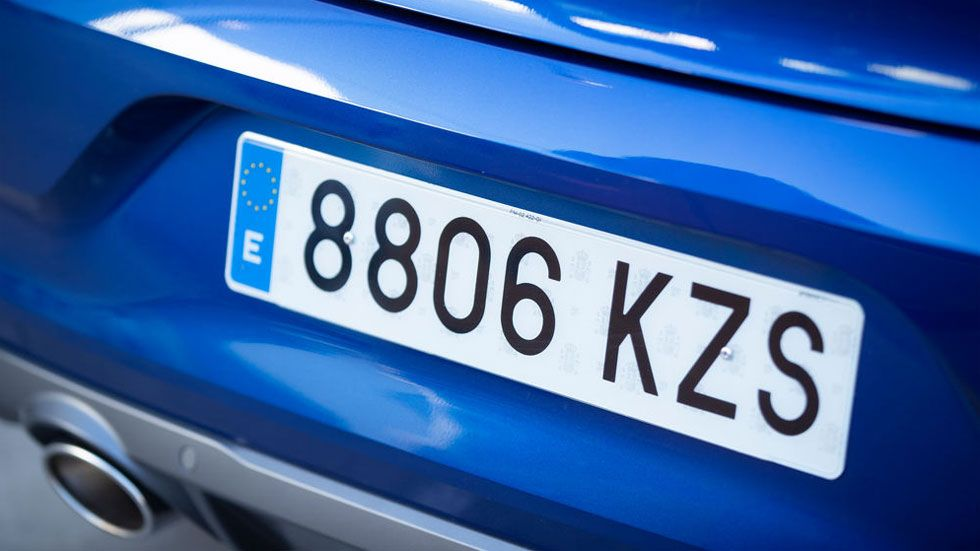
#> input picture img/matricula.jpeg, 980 x 551 px
$ python -i findingCountour.py   (imports and definitions only)
#> lines starting #> are read from the running program, lines starting #| are printed output that depends on the picture; after the words box and inside, x2 and y2 are one past the last pixel; in counts of white or black regions, pixels touching at a corner belong together
#import packages
import cv2
import imutils as im

# Read the image file
NumberPlateCnt = None # will define a contour which will be processed to find the number plate

def findContour(input):
#> called with input = 'img/matricula.jpeg'
    image = cv2.imread(input)
#> image is the input picture: shape (551, 980, 3); mean B, G, R 165.4, 104.3, 61.4

    # Resize the image - change width to 500
    newwidth = 500
    image = im.resize(image, width=newwidth)
#> image: shape (281, 500, 3)

    # RGB to Gray scale conversion
    gray = cv2.cvtColor(image, cv2.COLOR_BGR2GRAY)
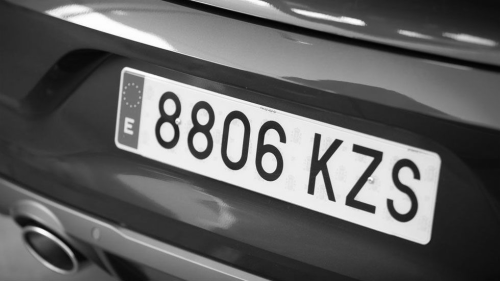
#> gray: shape (281, 500); min 2, max 254, mean 98.5

    # Noise removal with iterative bilateral filter(removes noise while preserving edges)
    d, sigmaColor, sigmaSpace = 11,17,17
    filtered_img = cv2.bilateralFilter(gray, d, sigmaColor, sigmaSpace)

    # Find Edges of the grayscale image
    lower, upper = 170, 200
    edged = cv2.Canny(filtered_img, lower, upper)
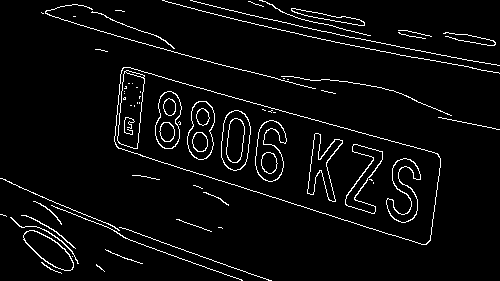
#> edged: shape (281, 500); 4.3% white in thin lines or dots

    # Find contours based on Edges
    cnts,hir = cv2.findContours(edged.copy(), cv2.RETR_LIST, cv2.CHAIN_APPROX_SIMPLE)
#> cnts = 90 contours, 52 with area under 20; largest, box (x1, y1, x2, y2) and area: (114, 67, 441, 245) 28298, (114, 67, 441, 245) 28283, (117, 70, 145, 149) 1530, (117, 71, 145, 149) 1478, (221, 110, 251, 171) 1410; hir = 90 rows, first 6: [1, -1, -1, -1], [2, 0, -1, -1], [3, 1, -1, -1], [4, 2, -1, -1], [5, 3, -1, -1], [6, 4, -1, -1]

    cnts=sorted(cnts, key = cv2.contourArea, reverse = True)[:10]
#> cnts = 10 contours; largest, box (x1, y1, x2, y2) and area: (114, 67, 441, 245) 28298, (114, 67, 441, 245) 28283, (117, 70, 145, 149) 1530, (117, 71, 145, 149) 1478, (221, 110, 251, 171) 1410
    print("Number of Contours found : " + str(len(cnts)))
#| Number of Contours found : 10


    # loop over our contours to find the best possible approximate contour of number plate
    count = 0
    for c in cnts:
            peri = cv2.arcLength(c, True)

            epsilon = 0.01 * peri
            approx = cv2.approxPolyDP(c, epsilon, True)

            if len(approx) == 4:  # Select the contour with 4 corners
                print(approx)
                NumberPlateCnt = approx #This is our approx Number Plate Contour
                break
#> this loop made 1 pass
#> (peri, epsilon, NumberPlateCnt) on pass 1: (881.8, 8.82, [[122, 68], [118, 148], [430, 240], [437, 153]])
#| [[[122  68]]
#|  [[118 148]]
#|  [[430 240]]
#|  [[437 153]]]


    # Display the original image
    cv2.imshow("Input Image", image)
    # Display Grayscale image
    cv2.imshow("Gray scale Image", gray)
    # Display Filtered image
    cv2.imshow("After Applying Bilateral Filter", filtered_img)
    # Display Canny Image
    cv2.imshow("After Canny Edges", edged)
    # Drawing the selected contour on the original image
    cv2.drawContours(image, [NumberPlateCnt], -1, (255,0,0), 2)
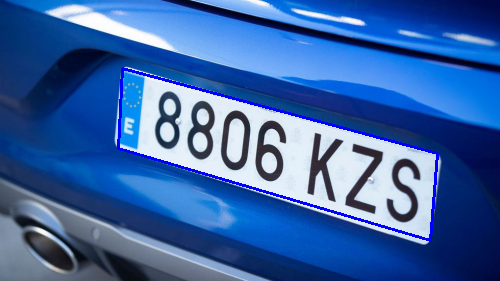
#> image: shape (281, 500, 3); mean B, G, R 165.9, 101, 58.5
    cv2.imshow("Output", image)

    cv2.waitKey(0) #Wait for user input before closing the images displayed

>>> result = findContour('img/matricula.jpeg')
